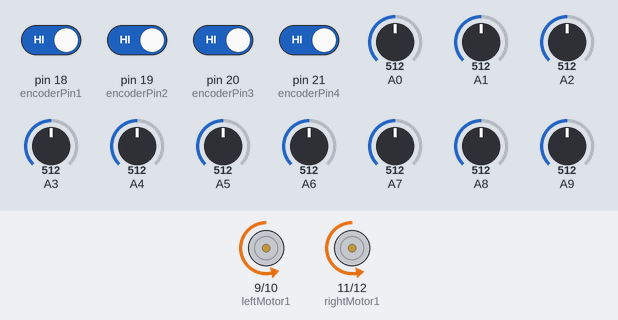
Bench run of a sketch on a simulated Arduino Mega 2560, built with avr-gcc and run on an emulated ATmega2560. Shown: motor-driver pin pairs drawn as motors (green arrow = first pin HIGH = forward, orange = second pin HIGH = backward, longer = more drive, scaled by the enable pin). The test bench sets the inputs (shaded band); at power-on: pin 18 (encoderPin1), pin 19 (encoderPin2), pin 20 (encoderPin3), pin 21 (encoderPin4) HIGH, A1 = 512, A3 = 512, A4 = 512, A6 = 512, A5 = 512, A7 = 512, A0 = 512, A2 = 512, A8 = 512, A9 = 512. What the sketch prints to the serial monitor is not drawn.

Above: at 5.2 s.
5.3 s: A1 set to 710
At 6.5 s:
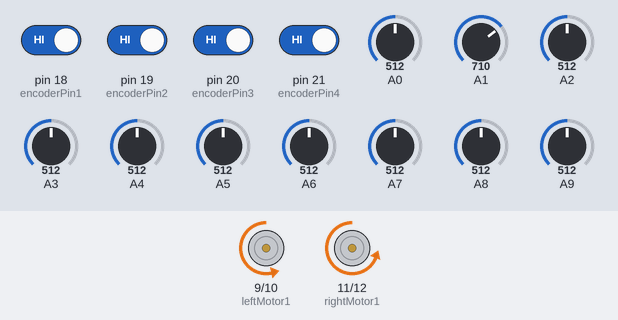
6.8 s: A3 set to 710
At 7.9 s:
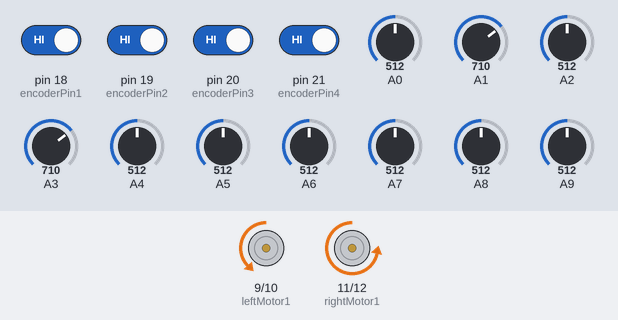
8.3 s: A4 set to 710
At 9.0 s:
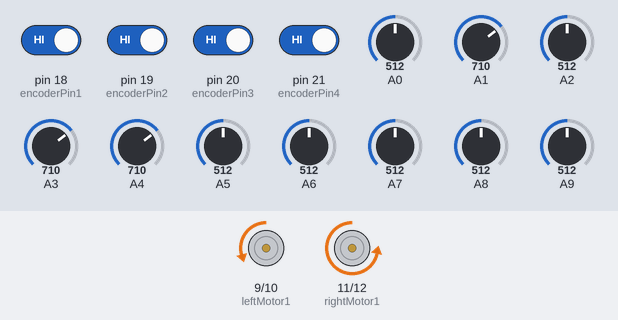
9.8 s: A6 set to 710
At 10.2 s:
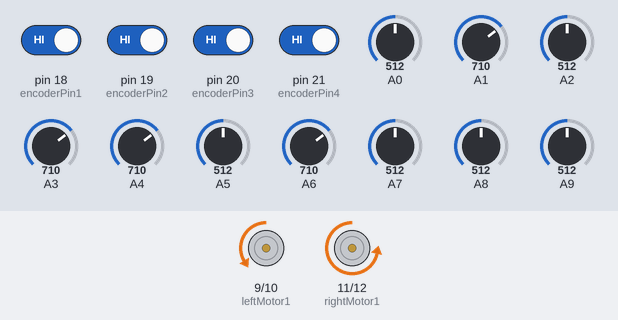
11.3 s: A5 set to 710
At 12.5 s:
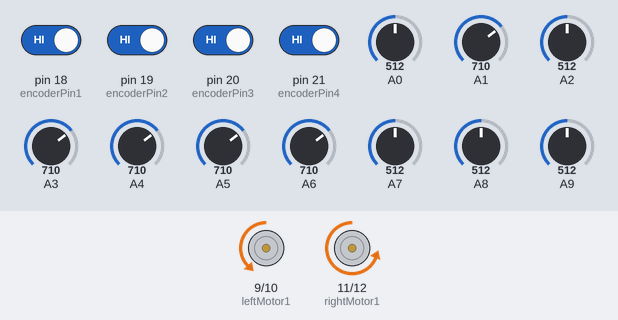
12.8 s: A7 set to 710
At 13.7 s:
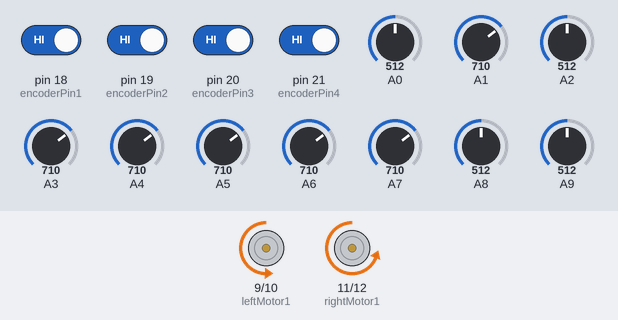
Timing chart, 0 to 15.3 s (numbered marks = the images above; inputs shaded):
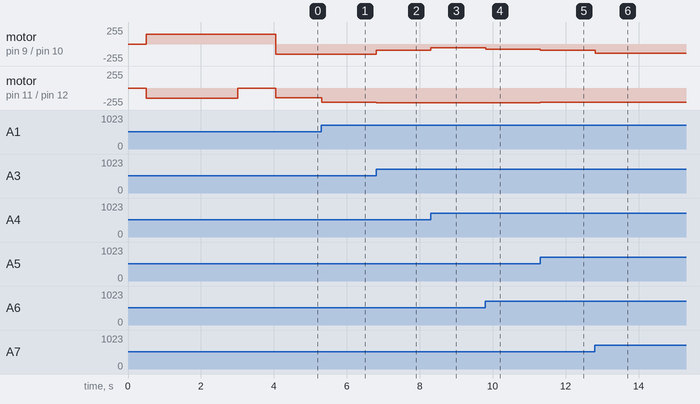

The sketch:

LSRB.ino
```cpp
#include <QTRSensors.h>

QTRSensors qtr;

#define Kp  0.08
// experiment to determine this, start by something small that just makes your bot follow the line at a slow speed
#define Ki 0.0
#define Kd  0.5
#define rightMaxSpeed 220 // max speed of the robot
#define leftMaxSpeed 220// max speed of the robot
#define rightBaseSpeed 150 // this is the speed at which the motors should spin when the robot is perfectly on the line
#define leftBaseSpeed 150
const int encoderPin1 = 18;
const int encoderPin2 = 19;
const int encoderPin3 = 20;
const int encoderPin4 = 21;
volatile int lastEncoded1 = 0;
volatile long encoderValue1 = 0;
volatile int lastEncoded2 = 0;
volatile long encoderValue2 = 0;
char directionArray[100]; // Assuming a max size of 100
int enco[100];
int index = 0;
int lastError = 0;
int I;
int pos=0;
const uint8_t SensorCount =10;
uint16_t sensorValues[SensorCount];
volatile int x=0;


#define rightenable 13 //enableB
#define leftenable 7 //enableA
#define rightMotor1 11 //int3
#define rightMotor2 12 //int4
#define leftMotor1 9 //int1
#define leftMotor2 10 //int2

void setup()
{
   pinMode(rightMotor1, OUTPUT);
  pinMode(rightMotor2, OUTPUT);
  pinMode(rightenable, OUTPUT);
  pinMode(leftMotor1, OUTPUT);
  pinMode(leftMotor2, OUTPUT);
  pinMode(leftenable, OUTPUT);
  pinMode(encoderPin1, INPUT_PULLUP);
  pinMode(encoderPin2, INPUT_PULLUP);
  pinMode(encoderPin3, INPUT_PULLUP);
  pinMode(encoderPin4, INPUT_PULLUP);

  attachInterrupt(digitalPinToInterrupt(encoderPin1), updateEncoder, CHANGE);
  attachInterrupt(digitalPinToInterrupt(encoderPin2), updateEncoder, CHANGE);
  attachInterrupt(digitalPinToInterrupt(encoderPin3), updateEncoder2, CHANGE);
  attachInterrupt(digitalPinToInterrupt(encoderPin4), updateEncoder2, CHANGE);


  // configure the sensors
  qtr.setTypeAnalog();
  qtr.setSensorPins((const uint8_t[]){A0, A1, A2, A3, A4, A5,A6,A7,A8,A9}, SensorCount);
  //qtr.setEmitterPin(2);

  delay(500);
  pinMode(LED_BUILTIN, OUTPUT);
  digitalWrite(LED_BUILTIN, HIGH);

  for (uint16_t i = 0; i < 100; i++)
  {
      digitalWrite(rightenable, HIGH);
      digitalWrite(leftenable, HIGH);// move forward with appropriate speeds
      analogWrite(rightMotor1, 0);
      analogWrite(rightMotor2, 150);
      analogWrite(leftMotor1, 150);
      analogWrite(leftMotor2, 0);
    qtr.calibrate();
  }
  digitalWrite(LED_BUILTIN, LOW); // turn off Arduino's LED to indicate we are through with calibration

  // print the calibration minimum values measured when emitters were on
  Serial.begin(9600);
  for (uint8_t i = 0; i < SensorCount; i++)
  {
    Serial.print(qtr.calibrationOn.minimum[i]);
    Serial.print(' ');
  }
  Serial.println();

  // print the calibration maximum values measured when emitters were on
  for (uint8_t i = 0; i < SensorCount; i++)
  {
    Serial.print(qtr.calibrationOn.maximum[i]);
    Serial.print(' ');
  }
  Serial.println();
  Serial.println();
  delay(1000);
}

void loop()
{
//  Serial.println(x);
  // read calibrated sensor values and obtain a measure of the line position
  // from 0 to 5000 (for a white line, use readLineWhite() instead)
  uint16_t position = qtr.readLineBlack(sensorValues);

  // print the sensor values as numbers from 0 to 1000, where 0 means maximum
  // reflectance and 1000 means minimum reflectance, followed by the line
  // position
//  for (uint8_t i = 0; i < SensorCount; i++)
//  {
//    Serial.print(sensorValues[i]);
//    Serial.print('\t');
//
//  }
//  Serial.print('\n');
//Serial.print(encoderValue1);
//Serial.print("\t");
//Serial.print(encoderValue1/3);
//Serial.print("\t");
//Serial.print(encoderValue2);
//Serial.print("\t");
//Serial.print(encoderValue2/3);
//Serial.print("\n");
//Serial.println();
  int pos = -(4*sensorValues[1]+3*sensorValues[2]+2*sensorValues[3]+sensorValues[4]-sensorValues[5]-2*sensorValues[6]-3*sensorValues[7]-4*sensorValues[8]);
//  Serial.println(pos);
  int error = pos + 22;
    I = I + error ;
    int motorSpeed = Kp * error + Kd * (error - lastError) + Ki * (I);
    lastError = error;

    int rightMotorSpeed = rightBaseSpeed + motorSpeed;
    int leftMotorSpeed = leftBaseSpeed - motorSpeed;

    if (rightMotorSpeed > rightMaxSpeed ){
        rightMotorSpeed = rightMaxSpeed; // prevent the motor from going beyond max speed
    }
    if (leftMotorSpeed > leftMaxSpeed ){
      leftMotorSpeed = leftMaxSpeed; // prevent the motor from going beyond max speed
    }
    if (rightMotorSpeed < -rightMaxSpeed){
      rightMotorSpeed = -rightMaxSpeed; // keep the motor speed positive
    }
    if (leftMotorSpeed < -leftMaxSpeed){
      leftMotorSpeed = -leftMaxSpeed; // keep the motor speed positive
    }
    x=0;
//        Serial.println(rightMotorSpeed);
//    Serial.println(leftMotorSpeed);
    digitalWrite(rightenable, HIGH);
    digitalWrite(leftenable, HIGH);// move forward with appropriate speeds
    if(sensorValues[0]>700 && sensorValues[1]>700 && sensorValues[2]>700 && sensorValues[3]>700 && sensorValues[4]>700 && sensorValues[5]>700 && sensorValues[6]>700 && sensorValues[7]>700 && sensorValues[8]>700 && sensorValues[9]>700 ){
//       while(x==0){
//        analogWrite(rightMotor1, 100);
//        analogWrite(rightMotor2, 0);
//        analogWrite(leftMotor1, 100);
//        analogWrite(leftMotor2, 0);
//        delay(10);
//        x=1;
//
//       }

       analogWrite(rightMotor1, 250);
       analogWrite(rightMotor2, 0);
       analogWrite(leftMotor1, 0);
       analogWrite(leftMotor2, 100);


    }else if( sensorValues[3]<200 && sensorValues[4]<200 && sensorValues[5]<200 && sensorValues[6]<200 && sensorValues[7]<200 && sensorValues[8]<200 && sensorValues[9]<200 ){
//       Serial.println("Intersection");

      analogWrite(rightMotor1, 0);
      analogWrite(rightMotor2, 100);
      analogWrite(leftMotor1, 250);
      analogWrite(leftMotor2, 0);
      directionArray[index]='L';
      enco[index]=encoderValue1;
      index=index+1;

    }else{
      if (leftMotorSpeed>0){
        analogWrite(rightMotor1, 0);
      analogWrite(rightMotor2, leftMotorSpeed);
      }else{
        analogWrite(rightMotor1, -leftMotorSpeed);
      analogWrite(rightMotor2, 0);
      }
      if (rightMotorSpeed>0){
        analogWrite(leftMotor1, 0);
      analogWrite(leftMotor2, rightMotorSpeed);
      }else{
        analogWrite(leftMotor1, -rightMotorSpeed);
      analogWrite(leftMotor2, 0);

      }
    }

}
void updateEncoder() {
  int MSB1 = digitalRead(encoderPin1);
  int LSB1 = digitalRead(encoderPin2);

  int encoded1 = (MSB1 << 1) | LSB1;
  int sum1 = (lastEncoded1 << 2) | encoded1;

  if (sum1 == 0b1101 || sum1 == 0b0100 || sum1 == 0b0010 || sum1 == 0b1011)
    encoderValue1--;
  if (sum1 == 0b1110 || sum1 == 0b0111 || sum1 == 0b0001 || sum1 == 0b1000)
    encoderValue1++;

  lastEncoded1 = encoded1;
}

void updateEncoder2() {
  int MSB2 = digitalRead(encoderPin3);
  int LSB2 = digitalRead(encoderPin4);
  int encoded2 = (MSB2 << 1) | LSB2;
  int sum2 = (lastEncoded2 << 2) | encoded2;

  if (sum2 == 0b1101 || sum2 == 0b0100 || sum2 == 0b0010 || sum2 == 0b1011)
    encoderValue2--;
  if (sum2 == 0b1110 || sum2 == 0b0111 || sum2 == 0b0001 || sum2 == 0b1000)
    encoderValue2++;

  lastEncoded2 = encoded2;
}
```

Measured:
- after the input at 5.3 s, motor on pin 11 (rightMotor1) / pin 12 (rightMotor2): backward 149/255 → backward 210/255 at once
- after the input at 6.8 s, motor on pin 9 (leftMotor1) / pin 10 (leftMotor2): backward 151/255 → backward 90/255 at once; motor on pin 11 (rightMotor1) / pin 12 (rightMotor2): backward 210/255 → backward 220/255 at once
- after the input at 8.3 s, motor on pin 9 (leftMotor1) / pin 10 (leftMotor2): backward 90/255 → backward 59/255 at once
- after the input at 9.8 s, motor on pin 9 (leftMotor1) / pin 10 (leftMotor2): backward 59/255 → backward 75/255 at once
- after the input at 11.3 s, motor on pin 9 (leftMotor1) / pin 10 (leftMotor2): backward 75/255 → backward 90/255 at once; motor on pin 11 (rightMotor1) / pin 12 (rightMotor2): backward 220/255 → backward 210/255 at once
- after the input at 12.8 s, motor on pin 9 (leftMotor1) / pin 10 (leftMotor2): backward 90/255 → backward 137/255 at once
